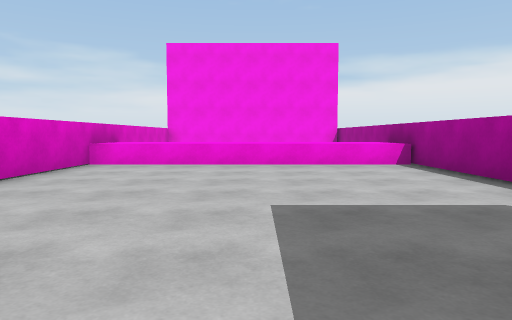
View 1 (above)

13 first-person views from a walk through a 3-D level made in the Unity game engine. The camera is 1.2 m above the floor, tilts 4° down and sees 70° across. The floor is counted in squares, 2 m on a side. Each view is taken from the middle of a square. On the plan, view 1 faces up. The plan holds only what a view shows up to about 10 squares ahead; the rest is blank. The place goes on beyond the plan. The player character is not drawn.

View 2
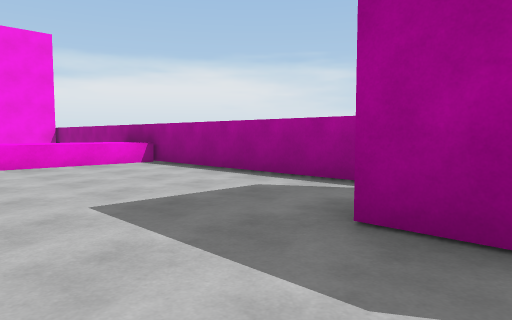

View 3
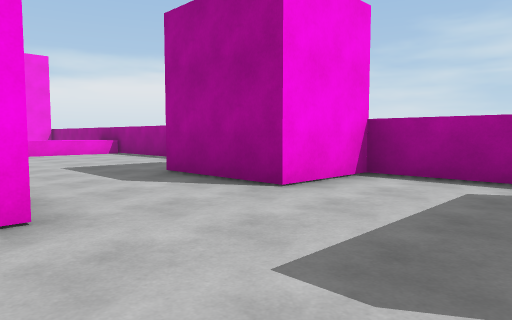

View 4
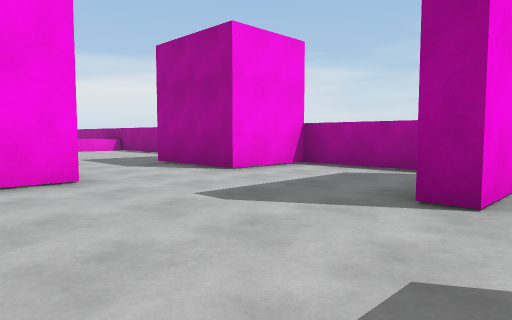

View 5
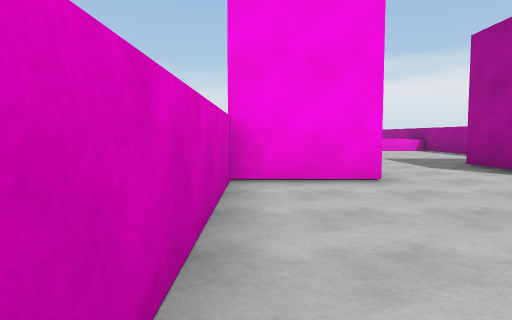

View 6
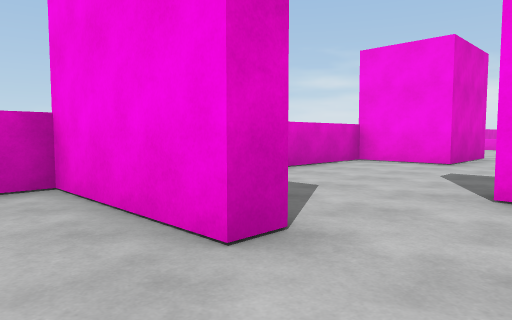

View 7
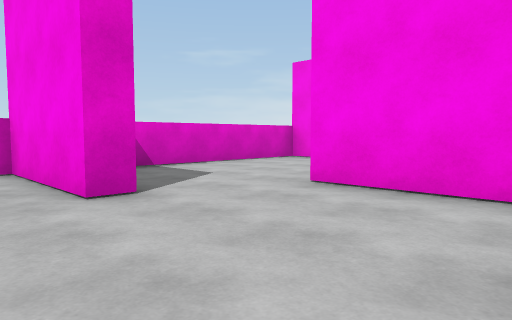

View 8
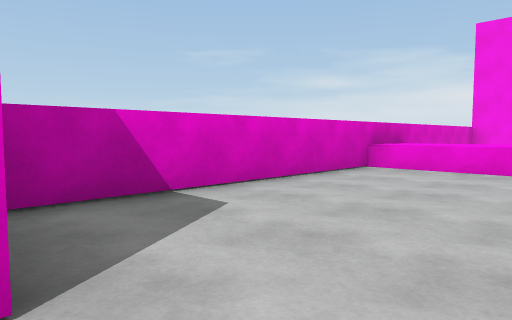

View 9
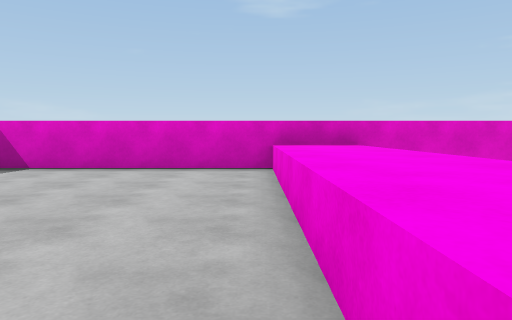

View 10
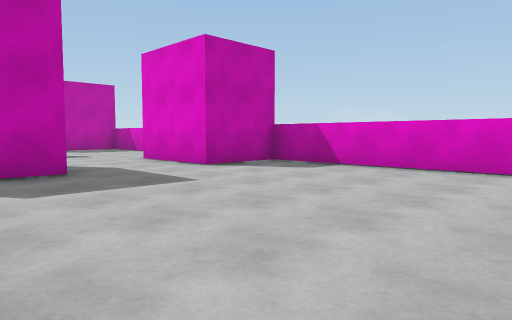

View 11
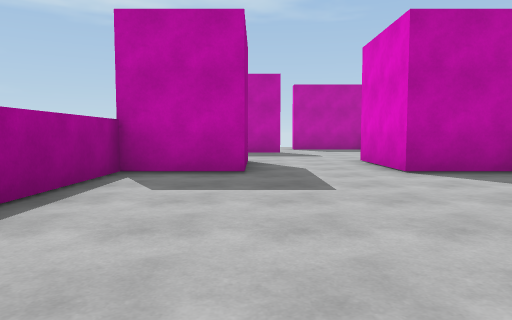

View 12
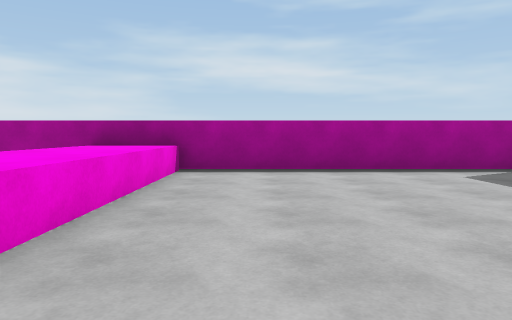

View 13
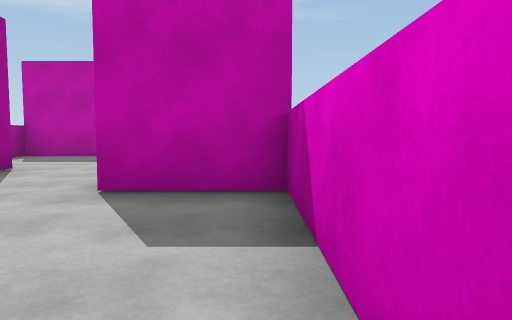

### Floor plan
Key: @ floor where view 1 was taken; # wall or solid block; . floor; ^ raised ledge.
Columns run from 4 left of view 1 to 4 right of it. Each row starts with its distance up from view 1.
 10        #
  9  ^^^^^^#
  8  ^^^^^^^
  7 #.......#
  6 #.......#
  5 #.......#
  4 #.......#
  3 #.......#
  2 #.......#
  1 ###...###
  0  ##.@.##
 -1 ###...###
 -2 #.......#
 -3 #.......#
 -4 #.......#
 -5 #....####
 -6 #.......
 -7 ####....
 -8 #.......
 -9   ......

Where each view was taken, in squares from view 1:
view 1: 0 up, 0 right, facing up
view 2: 0 up, 1 left, facing up-right
view 3: 4 down, 2 left, facing up-right
view 4: 6 down, 3 left, facing up-right
view 5: 6 down, 3 left, facing up
view 6: 9 down, 1 right, facing up-left
view 7: 9 down, 3 right, facing up-left
view 8: 1 up, 0 right, facing up-left
view 9: 7 up, 3 right, facing left
view 10: 7 up, 3 right, facing down-left
view 11: 7 up, 1 right, facing down
view 12: 6 up, 3 left, facing right
view 13: 5 up, 3 left, facing down
